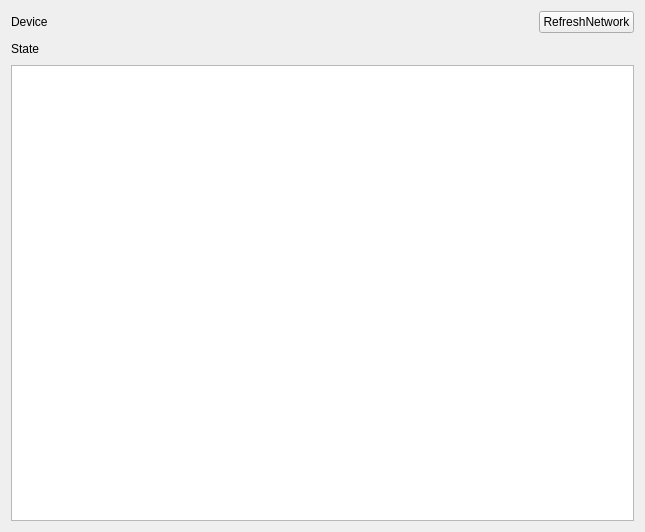
<?xml version="1.0" encoding="UTF-8"?>
<ui version="4.0">
 <class>NetworkWindow</class>
 <widget class="QWidget" name="NetworkWindow">
  <property name="geometry">
   <rect>
    <x>0</x>
    <y>0</y>
    <width>645</width>
    <height>532</height>
   </rect>
  </property>
  <property name="windowTitle">
   <string>NetworkDemo</string>
  </property>
  <layout class="QVBoxLayout" name="verticalLayout">
   <item>
    <layout class="QHBoxLayout" name="horizontalLayout">
     <item>
      <widget class="QLabel" name="label_device">
       <property name="text">
        <string>Device</string>
       </property>
      </widget>
     </item>
     <item>
      <spacer name="horizontalSpacer">
       <property name="orientation">
        <enum>Qt::Horizontal</enum>
       </property>
       <property name="sizeHint" stdset="0">
        <size>
         <width>40</width>
         <height>20</height>
        </size>
       </property>
      </spacer>
     </item>
     <item>
      <widget class="QPushButton" name="btn_refresh">
       <property name="text">
        <string>RefreshNetwork</string>
       </property>
      </widget>
     </item>
    </layout>
   </item>
   <item>
    <layout class="QHBoxLayout" name="horizontalLayout_2">
     <item>
      <widget class="QLabel" name="label">
       <property name="text">
        <string>State</string>
       </property>
      </widget>
     </item>
     <item>
      <spacer name="horizontalSpacer_2">
       <property name="orientation">
        <enum>Qt::Horizontal</enum>
       </property>
       <property name="sizeHint" stdset="0">
        <size>
         <width>40</width>
         <height>20</height>
        </size>
       </property>
      </spacer>
     </item>
     <item>
      <widget class="QLabel" name="label_state">
       <property name="text">
        <string/>
       </property>
      </widget>
     </item>
    </layout>
   </item>
   <item>
    <widget class="QListWidget" name="list_network"/>
   </item>
  </layout>
 </widget>
 <resources/>
 <connections/>
</ui>
